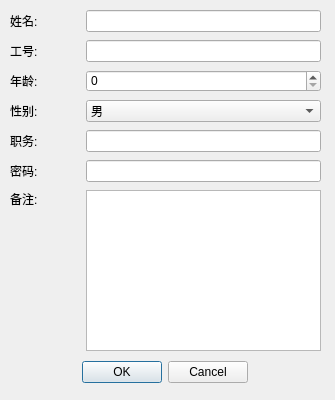
<?xml version="1.0" encoding="UTF-8"?>
<ui version="4.0">
 <class>adduserdlg</class>
 <widget class="QWidget" name="adduserdlg">
  <property name="geometry">
   <rect>
    <x>0</x>
    <y>0</y>
    <width>335</width>
    <height>400</height>
   </rect>
  </property>
  <property name="windowTitle">
   <string>Form</string>
  </property>
  <widget class="QWidget" name="layoutWidget">
   <property name="geometry">
    <rect>
     <x>10</x>
     <y>10</y>
     <width>311</width>
     <height>22</height>
    </rect>
   </property>
   <layout class="QHBoxLayout" name="horizontalLayout_36">
    <item>
     <widget class="QLabel" name="label_31">
      <property name="minimumSize">
       <size>
        <width>70</width>
        <height>0</height>
       </size>
      </property>
      <property name="maximumSize">
       <size>
        <width>70</width>
        <height>16777215</height>
       </size>
      </property>
      <property name="text">
       <string>姓名:</string>
      </property>
     </widget>
    </item>
    <item>
     <widget class="QLineEdit" name="NameEdit_2"/>
    </item>
   </layout>
  </widget>
  <widget class="QWidget" name="layoutWidget_2">
   <property name="geometry">
    <rect>
     <x>10</x>
     <y>40</y>
     <width>311</width>
     <height>22</height>
    </rect>
   </property>
   <layout class="QHBoxLayout" name="horizontalLayout_37">
    <item>
     <widget class="QLabel" name="label_14">
      <property name="minimumSize">
       <size>
        <width>70</width>
        <height>0</height>
       </size>
      </property>
      <property name="maximumSize">
       <size>
        <width>70</width>
        <height>16777215</height>
       </size>
      </property>
      <property name="text">
       <string>工号:</string>
      </property>
     </widget>
    </item>
    <item>
     <widget class="QLineEdit" name="IDEdit_3"/>
    </item>
   </layout>
  </widget>
  <widget class="QWidget" name="layoutWidget_3">
   <property name="geometry">
    <rect>
     <x>10</x>
     <y>70</y>
     <width>311</width>
     <height>22</height>
    </rect>
   </property>
   <layout class="QHBoxLayout" name="horizontalLayout_38">
    <item>
     <widget class="QLabel" name="label_32">
      <property name="minimumSize">
       <size>
        <width>70</width>
        <height>0</height>
       </size>
      </property>
      <property name="maximumSize">
       <size>
        <width>70</width>
        <height>16777215</height>
       </size>
      </property>
      <property name="text">
       <string>年龄:</string>
      </property>
     </widget>
    </item>
    <item>
     <widget class="QSpinBox" name="AgeSpinBox_3"/>
    </item>
   </layout>
  </widget>
  <widget class="QWidget" name="layoutWidget_4">
   <property name="geometry">
    <rect>
     <x>10</x>
     <y>100</y>
     <width>311</width>
     <height>22</height>
    </rect>
   </property>
   <layout class="QHBoxLayout" name="horizontalLayout_39">
    <item>
     <widget class="QLabel" name="label_33">
      <property name="minimumSize">
       <size>
        <width>70</width>
        <height>0</height>
       </size>
      </property>
      <property name="maximumSize">
       <size>
        <width>70</width>
        <height>16777215</height>
       </size>
      </property>
      <property name="text">
       <string>性别:</string>
      </property>
     </widget>
    </item>
    <item>
     <widget class="QComboBox" name="SexComboBox_3">
      <item>
       <property name="text">
        <string>男</string>
       </property>
      </item>
      <item>
       <property name="text">
        <string>女</string>
       </property>
      </item>
     </widget>
    </item>
   </layout>
  </widget>
  <widget class="QWidget" name="layoutWidget_5">
   <property name="geometry">
    <rect>
     <x>10</x>
     <y>130</y>
     <width>311</width>
     <height>22</height>
    </rect>
   </property>
   <layout class="QHBoxLayout" name="horizontalLayout_40">
    <item>
     <widget class="QLabel" name="label_34">
      <property name="minimumSize">
       <size>
        <width>70</width>
        <height>0</height>
       </size>
      </property>
      <property name="maximumSize">
       <size>
        <width>70</width>
        <height>16777215</height>
       </size>
      </property>
      <property name="text">
       <string>职务:</string>
      </property>
     </widget>
    </item>
    <item>
     <widget class="QLineEdit" name="businessEdit"/>
    </item>
   </layout>
  </widget>
  <widget class="QWidget" name="layoutWidget_6">
   <property name="geometry">
    <rect>
     <x>10</x>
     <y>160</y>
     <width>311</width>
     <height>22</height>
    </rect>
   </property>
   <layout class="QHBoxLayout" name="horizontalLayout_41">
    <item>
     <widget class="QLabel" name="label_35">
      <property name="minimumSize">
       <size>
        <width>70</width>
        <height>0</height>
       </size>
      </property>
      <property name="maximumSize">
       <size>
        <width>70</width>
        <height>16777215</height>
       </size>
      </property>
      <property name="text">
       <string>密码:</string>
      </property>
     </widget>
    </item>
    <item>
     <widget class="QLineEdit" name="passEdit"/>
    </item>
   </layout>
  </widget>
  <widget class="QWidget" name="layoutWidget_7">
   <property name="geometry">
    <rect>
     <x>10</x>
     <y>190</y>
     <width>311</width>
     <height>161</height>
    </rect>
   </property>
   <layout class="QHBoxLayout" name="horizontalLayout_42">
    <item>
     <layout class="QVBoxLayout" name="verticalLayout_4">
      <item>
       <widget class="QLabel" name="label_36">
        <property name="minimumSize">
         <size>
          <width>70</width>
          <height>0</height>
         </size>
        </property>
        <property name="maximumSize">
         <size>
          <width>70</width>
          <height>16777215</height>
         </size>
        </property>
        <property name="text">
         <string>备注:</string>
        </property>
       </widget>
      </item>
      <item>
       <spacer name="verticalSpacer_4">
        <property name="orientation">
         <enum>Qt::Vertical</enum>
        </property>
        <property name="sizeHint" stdset="0">
         <size>
          <width>20</width>
          <height>98</height>
         </size>
        </property>
       </spacer>
      </item>
     </layout>
    </item>
    <item>
     <widget class="QTextEdit" name="RemarkText"/>
    </item>
   </layout>
  </widget>
  <widget class="QWidget" name="layoutWidget_8">
   <property name="geometry">
    <rect>
     <x>40</x>
     <y>360</y>
     <width>250</width>
     <height>25</height>
    </rect>
   </property>
   <layout class="QHBoxLayout" name="horizontalLayout_43">
    <item>
     <spacer name="horizontalSpacer_7">
      <property name="orientation">
       <enum>Qt::Horizontal</enum>
      </property>
      <property name="sizeHint" stdset="0">
       <size>
        <width>40</width>
        <height>20</height>
       </size>
      </property>
     </spacer>
    </item>
    <item>
     <widget class="QDialogButtonBox" name="buttonBox_4">
      <property name="orientation">
       <enum>Qt::Horizontal</enum>
      </property>
      <property name="standardButtons">
       <set>QDialogButtonBox::Cancel|QDialogButtonBox::Ok</set>
      </property>
     </widget>
    </item>
    <item>
     <spacer name="horizontalSpacer_8">
      <property name="orientation">
       <enum>Qt::Horizontal</enum>
      </property>
      <property name="sizeHint" stdset="0">
       <size>
        <width>40</width>
        <height>20</height>
       </size>
      </property>
     </spacer>
    </item>
   </layout>
  </widget>
 </widget>
 <resources/>
 <connections/>
</ui>
